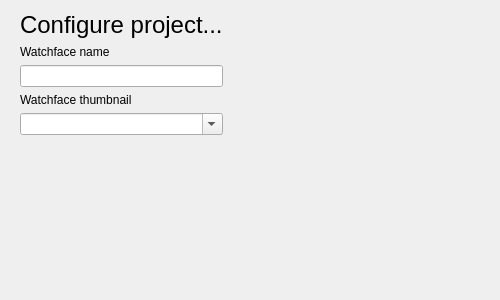
<?xml version="1.0" encoding="UTF-8"?>
<ui version="4.0">
 <class>Dialog</class>
 <widget class="QDialog" name="Dialog">
  <property name="geometry">
   <rect>
    <x>0</x>
    <y>0</y>
    <width>500</width>
    <height>300</height>
   </rect>
  </property>
  <property name="minimumSize">
   <size>
    <width>500</width>
    <height>300</height>
   </size>
  </property>
  <property name="maximumSize">
   <size>
    <width>500</width>
    <height>300</height>
   </size>
  </property>
  <property name="windowTitle">
   <string>Build Project...</string>
  </property>
  <layout class="QVBoxLayout" name="verticalLayout_3">
   <item>
    <widget class="QStackedWidget" name="stackedWidget">
     <property name="currentIndex">
      <number>0</number>
     </property>
     <widget class="QWidget" name="page_3">
      <layout class="QGridLayout" name="gridLayout">
       <property name="topMargin">
        <number>0</number>
       </property>
       <property name="horizontalSpacing">
        <number>0</number>
       </property>
       <item row="6" column="1">
        <spacer name="horizontalSpacer">
         <property name="orientation">
          <enum>Qt::Horizontal</enum>
         </property>
         <property name="sizeHint" stdset="0">
          <size>
           <width>40</width>
           <height>20</height>
          </size>
         </property>
        </spacer>
       </item>
       <item row="2" column="0">
        <widget class="QLineEdit" name="watchfaceName">
         <property name="sizePolicy">
          <sizepolicy hsizetype="Minimum" vsizetype="Fixed">
           <horstretch>0</horstretch>
           <verstretch>0</verstretch>
          </sizepolicy>
         </property>
        </widget>
       </item>
       <item row="3" column="0">
        <widget class="QLabel" name="label_6">
         <property name="text">
          <string>Watchface thumbnail</string>
         </property>
        </widget>
       </item>
       <item row="7" column="0">
        <spacer name="verticalSpacer_2">
         <property name="orientation">
          <enum>Qt::Vertical</enum>
         </property>
         <property name="sizeHint" stdset="0">
          <size>
           <width>20</width>
           <height>40</height>
          </size>
         </property>
        </spacer>
       </item>
       <item row="0" column="0">
        <widget class="QLabel" name="label_4">
         <property name="sizePolicy">
          <sizepolicy hsizetype="Maximum" vsizetype="Maximum">
           <horstretch>0</horstretch>
           <verstretch>0</verstretch>
          </sizepolicy>
         </property>
         <property name="styleSheet">
          <string notr="true">QLabel { font-size: 18pt;}</string>
         </property>
         <property name="text">
          <string>Configure project...</string>
         </property>
        </widget>
       </item>
       <item row="1" column="0">
        <widget class="QLabel" name="label_5">
         <property name="text">
          <string>Watchface name</string>
         </property>
        </widget>
       </item>
       <item row="6" column="0">
        <widget class="QComboBox" name="thumbnailLocation">
         <property name="editable">
          <bool>true</bool>
         </property>
        </widget>
       </item>
      </layout>
     </widget>
     <widget class="QWidget" name="page">
      <layout class="QVBoxLayout" name="verticalLayout_2">
       <property name="topMargin">
        <number>0</number>
       </property>
       <item>
        <widget class="QLabel" name="label">
         <property name="sizePolicy">
          <sizepolicy hsizetype="Maximum" vsizetype="Maximum">
           <horstretch>0</horstretch>
           <verstretch>0</verstretch>
          </sizepolicy>
         </property>
         <property name="styleSheet">
          <string notr="true">QLabel { font-size: 18pt;}</string>
         </property>
         <property name="text">
          <string>Build project...</string>
         </property>
        </widget>
       </item>
       <item>
        <widget class="QLabel" name="label_2">
         <property name="sizePolicy">
          <sizepolicy hsizetype="Preferred" vsizetype="Maximum">
           <horstretch>0</horstretch>
           <verstretch>0</verstretch>
          </sizepolicy>
         </property>
         <property name="text">
          <string>Building project...</string>
         </property>
        </widget>
       </item>
       <item>
        <widget class="QProgressBar" name="progressBar">
         <property name="maximum">
          <number>0</number>
         </property>
         <property name="value">
          <number>0</number>
         </property>
         <property name="textVisible">
          <bool>false</bool>
         </property>
         <property name="invertedAppearance">
          <bool>false</bool>
         </property>
        </widget>
       </item>
       <item>
        <spacer name="verticalSpacer">
         <property name="orientation">
          <enum>Qt::Vertical</enum>
         </property>
         <property name="sizeHint" stdset="0">
          <size>
           <width>20</width>
           <height>40</height>
          </size>
         </property>
        </spacer>
       </item>
      </layout>
     </widget>
     <widget class="QWidget" name="page_2">
      <layout class="QVBoxLayout" name="verticalLayout">
       <property name="topMargin">
        <number>0</number>
       </property>
       <item>
        <widget class="QLabel" name="label_3">
         <property name="sizePolicy">
          <sizepolicy hsizetype="Maximum" vsizetype="Maximum">
           <horstretch>0</horstretch>
           <verstretch>0</verstretch>
          </sizepolicy>
         </property>
         <property name="styleSheet">
          <string notr="true">QLabel { font-size: 18pt;}</string>
         </property>
         <property name="text">
          <string>Build results...</string>
         </property>
        </widget>
       </item>
       <item>
        <widget class="QTextEdit" name="textEdit">
         <property name="sizePolicy">
          <sizepolicy hsizetype="Expanding" vsizetype="Minimum">
           <horstretch>0</horstretch>
           <verstretch>0</verstretch>
          </sizepolicy>
         </property>
        </widget>
       </item>
      </layout>
     </widget>
    </widget>
   </item>
   <item>
    <widget class="QDialogButtonBox" name="buttonBox">
     <property name="orientation">
      <enum>Qt::Horizontal</enum>
     </property>
     <property name="standardButtons">
      <set>QDialogButtonBox::NoButton</set>
     </property>
     <property name="centerButtons">
      <bool>false</bool>
     </property>
    </widget>
   </item>
  </layout>
 </widget>
 <resources>
  <include location="../resources/icons.qrc"/>
 </resources>
 <connections>
  <connection>
   <sender>buttonBox</sender>
   <signal>accepted()</signal>
   <receiver>Dialog</receiver>
   <slot>accept()</slot>
   <hints>
    <hint type="sourcelabel">
     <x>248</x>
     <y>254</y>
    </hint>
    <hint type="destinationlabel">
     <x>157</x>
     <y>274</y>
    </hint>
   </hints>
  </connection>
  <connection>
   <sender>buttonBox</sender>
   <signal>rejected()</signal>
   <receiver>Dialog</receiver>
   <slot>reject()</slot>
   <hints>
    <hint type="sourcelabel">
     <x>316</x>
     <y>260</y>
    </hint>
    <hint type="destinationlabel">
     <x>286</x>
     <y>274</y>
    </hint>
   </hints>
  </connection>
 </connections>
</ui>
